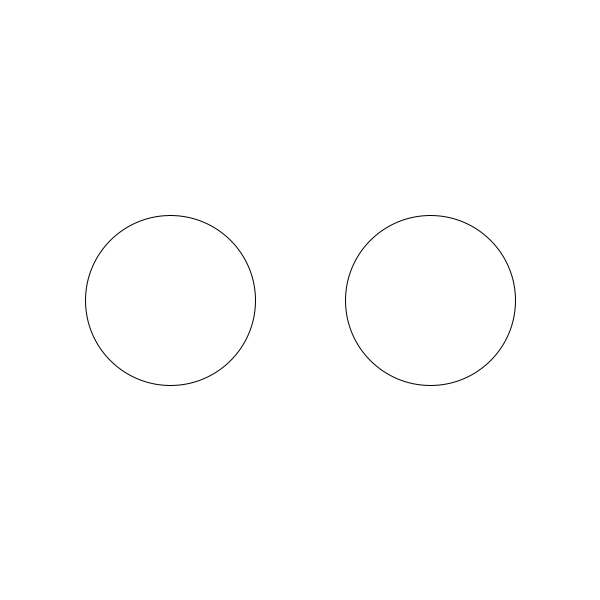
Frame 1 (no input)
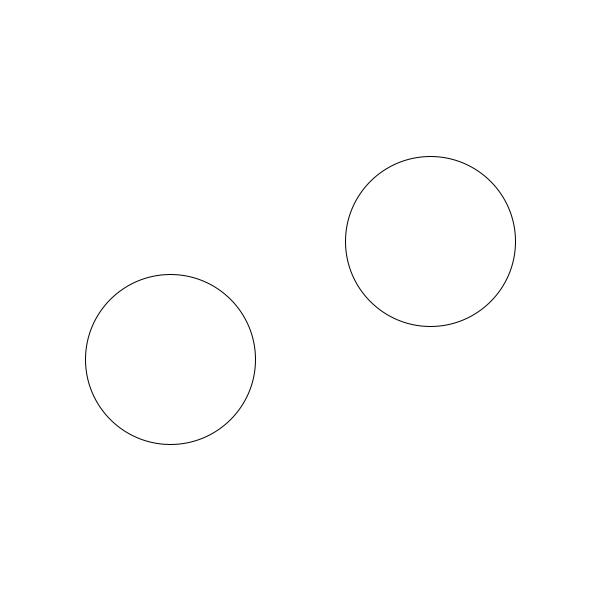
Frame 60 (the mouse pressed at the canvas centre just before this capture)
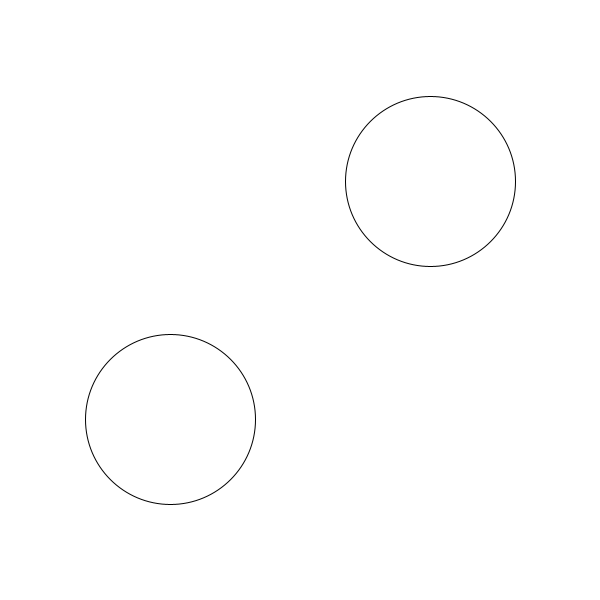
Frame 120 (the mouse held since frame 60 and released just before this capture)

The Processing sketch that drew these frames (run headless with seeded random() and noise(); from frame 60 on, the mouse is pressed at the canvas centre):

// Processing sketch: Unit_2_check_point_1_6
// ── Unit_2_check_point_1_6.pde
int x;
int y;

void setup() {
  size(600,600);
  x=300;
  y=300;
}

void draw() {
  background(255);
  ellipse(170,x,170,170);
  x=x+1;
  if(x>700){
    x=-100;
  }
  ellipse(430,y,170,170);
  y=y-1;
  if(y<-100){
    y=700;
  }
}
  
